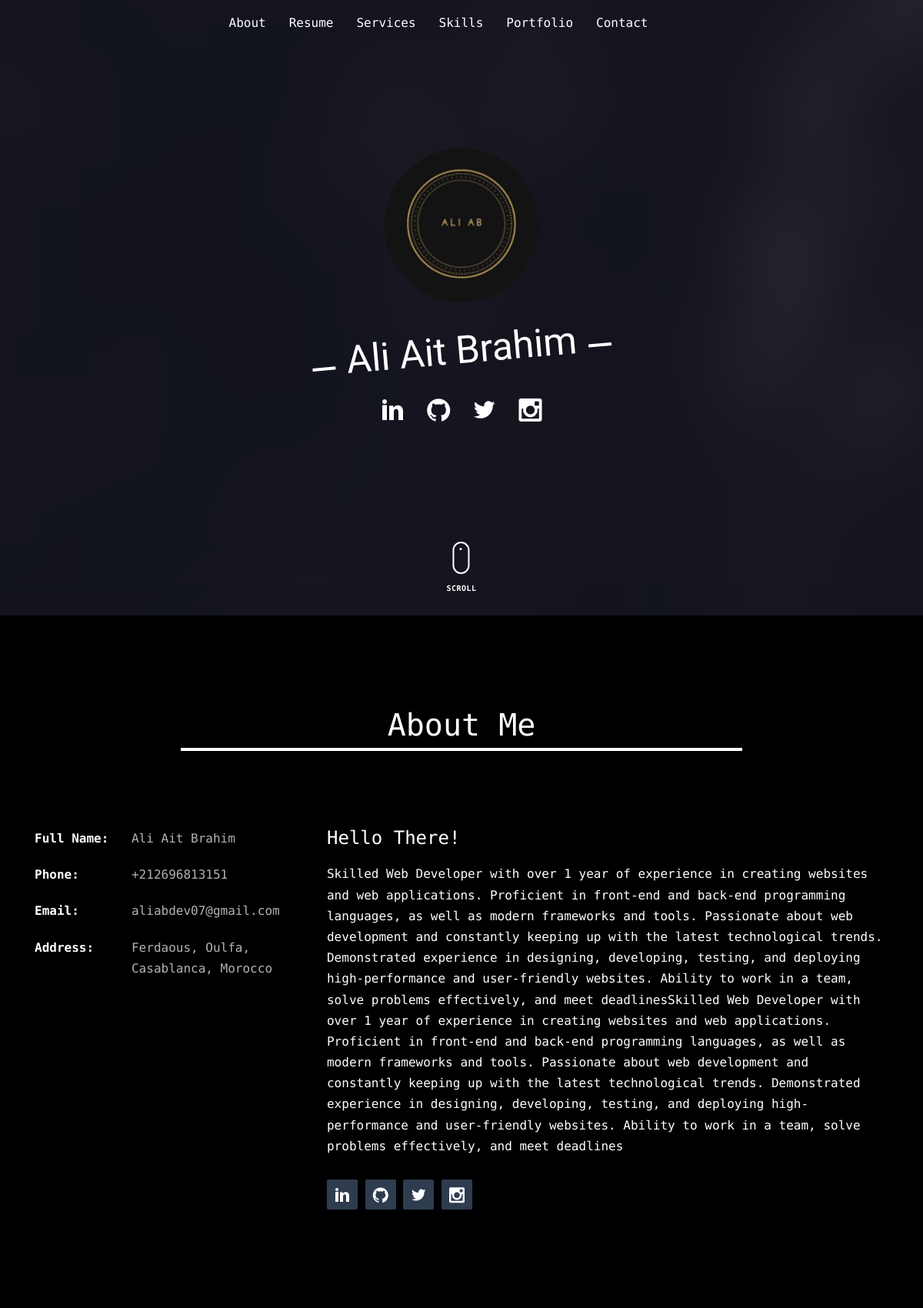
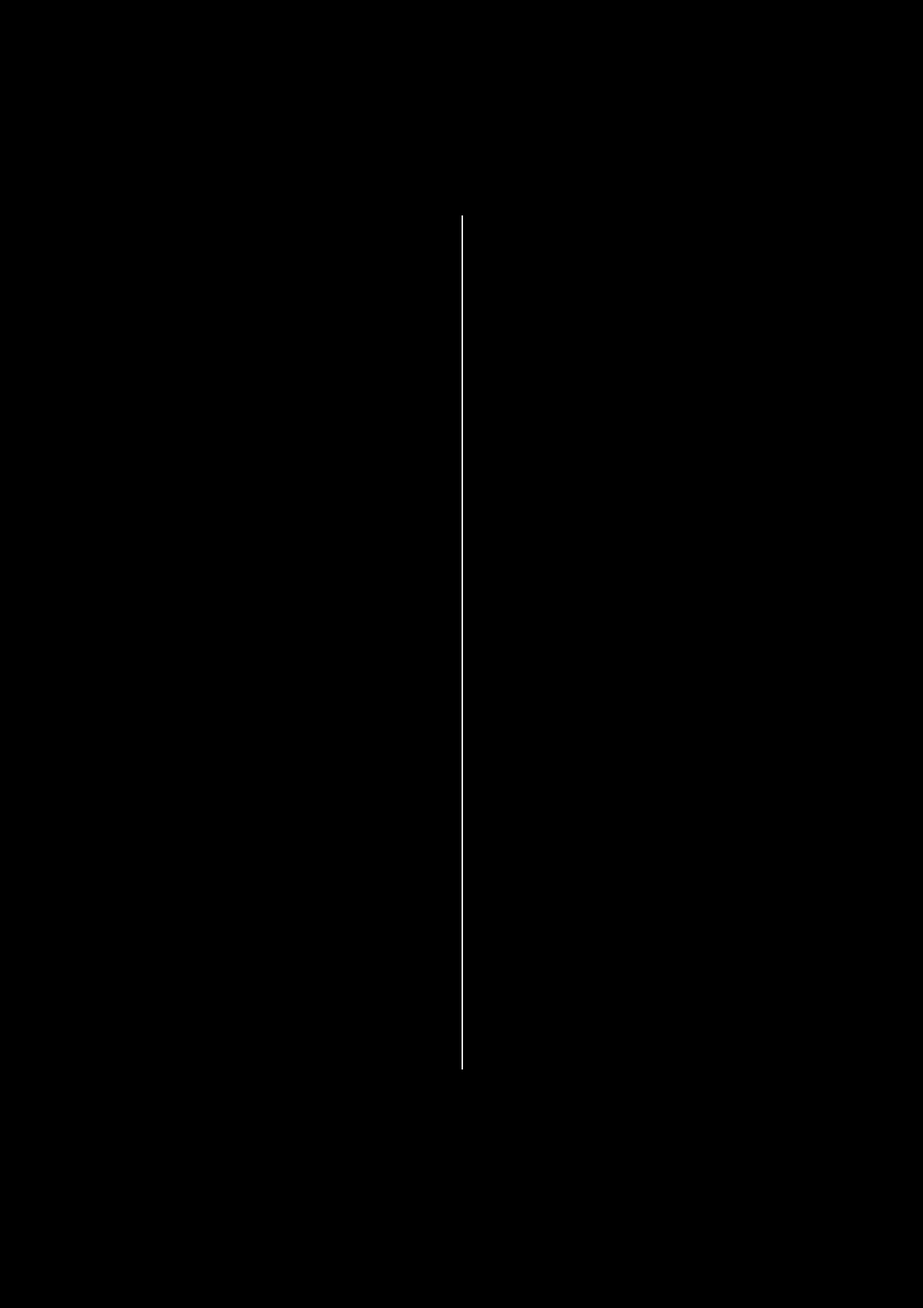
The page /home (upper part) on the database its author committed (2 pictures, top to bottom).
### website/models.py (models this page shows, shortened)
class Profile(db.Model):
    id = db.Column(db.Integer, primary_key=True)
    user_id = db.Column(db.Integer, db.ForeignKey('user.id'), nullable=False)
    image_file = db.Column(db.String(20), nullable=False, default='default.png')
    address = db.Column(db.String(255), nullable=True)
    phone_number = db.Column(db.String(15), unique=True, nullable=False)
    bio_title = db.Column(db.String(25), nullable=False)
    bio = db.Column(db.Text, nullable=True, default="")
    github = db.Column(db.String(100), nullable=False)
    linkedin = db.Column(db.String(100), nullable=False)
    twitter = db.Column(db.String(100), nullable=True)
    instagram = db.Column(db.String(100), nullable=True)

class User(db.Model, UserMixin):
    id = db.Column(db.Integer, primary_key=True)
    fullname = db.Column(db.String(25), nullable=False)
    username = db.Column(db.String(25), unique=True, nullable=False)
    email = db.Column(db.String(125), unique=True, nullable=False)
    password = db.Column(db.String(60), nullable=False)
    profile = db.relationship('Profile', backref='user', uselist=False)
    experiences = db.relationship('Experience', backref='author', lazy=True)
    educations = db.relationship('Education', backref='author', lazy=True)
    services = db.relationship('Service', backref='author', lazy=True)
    skills = db.relationship('Skill', backref='author', lazy=True)
    projects = db.relationship('Project', backref='author', lazy=True)

### website/routes.py (the view)
@app.route("/")
@app.route("/home")
def home():
    profiles = Profile.query.all()
    experiences = Experience.query.all()
    educations = Education.query.all()
    services = Service.query.all()
    skills = Skill.query.all()
    projects = Project.query.all()
    return render_template("home.html", profiles=profiles, experiences=experiences, educations=educations, services=services, skills=skills, projects=projects )

### website/templates/home.html (shortened to what this page needs)
{% extends "base.html" %}
{% block content %}
<div class="d-flex flex-column min-vh-100">
    <div id="page">
        <header id="fh5co-header" class="fh5co-cover js-fullheight" role="banner" style="background-image: url('{{ url_for('static', filename='images/cover_bg_3.jpg') }}');" data-stellar-background-ratio="0.5">
            <nav class="navbar navbar-expand-lg navbar-transparent justify-content-center unslate_co--site-nav">
                <ul class="nav cl-navbar">
                    <li class="nav-item">
                        <a class="nav-link timeline-title" aria-current="page" href="#fh5co-about">About</a>
                    </li>
                    <li class="nav-item">
                        <a class="nav-link timeline-title" href="#fh5co-resume">Resume</a>
                    </li>
                    <li class="nav-item">
                        <a class="nav-link timeline-title" href="#fh5co-features">Services</a>
                    </li>
                    <li class="nav-item">
                        <a class="nav-link timeline-title" href="#fh5co-skills">Skills</a>
                    </li>
                    <li class="nav-item">
                        <a class="nav-link timeline-title" href="#fh5co-work">Portfolio</a>
                    </li>
                    <li class="nav-item">
                        <a class="nav-link timeline-title" href="#fh5co-consult">Contact</a>
                    </li>
                    {% if current_user.is_authenticated %}
                    <li class="nav-item dropdown show">
                        <a class="nav-link timeline-title dropdown-toggle" href="#" id="dropdownMenuLink" data-bs-toggle="dropdown" aria-expanded="false">
                            My Account
                        </a>
                        <ul class="dropdown-menu" aria-labelledby="dropdownMenuLink">
                            <li class="nav-item">
                                <a href="{{ url_for('experience') }}" class="dropdown-item">Dashboard</a>
                            </li>
                            <li class="nav-item">
                                <a href="{{ url_for('logout') }}" class="dropdown-item">Logout</a>
                            </li>
                        </ul>
                    </li>
                    {% else %}
                    <li class="nav-item">
                        <a href="{{ url_for('register') }}" class="nav-link timeline-title"></a>
                    </li>
                    <li class="nav-item">
                        <a href="{{ url_for('login') }}" class="nav-link timeline-title"></a>
                    </li>
                    {% endif%}
                </ul>
            </nav>
            <div class="overlay"></div>
            <div class="container">
                <div class="row">
                    <div class="col-md-8 col-md-offset-2 text-center">
                        <div class="display-t js-fullheight">
                            <div class="display-tc js-fullheight animate-box" data-animate-effect="fadeIn">
                                {% for profile in profiles %}
                                <div class="profile-thumb" style="background: url('{{ url_for('static', filename='images/user_pics/' + profile.image_file) }}');"></div>
                                <h1><span>{{profile.user.fullname}}</span></h1>
                                <p>
                                    <ul class="fh5co-social-icons">
                                        <ul class="fh5co-social-icons">
                                            <li><a href="{{ profile.linkedin }}" target="_blank"><i class="icon-linkedin2"></i></a></li>
                                            <li><a href="{{ profile.github }}" target="_blank"><i class="icon-github2"></i></a></li>
                                            <li><a href="{{ profile.twitter }}" target="_blank"><i class="icon-twitter2"></i></a></li>
                                            <li><a href="{{ profile.instagram }}" target="_blank"><i class="icon-instagram2"></i></a></li>
                                        </ul>
                                    </ul>
                                </p>
                                {% endfor %}
                            </div>
                        </div>
                    </div>
                </div>
            </div>
            <a href="#fh5co-about" class="mouse-wrap smoothscroll">
                <span class="mouse">
                <span class="scroll"></span>
                </span>
                <span class="mouse-label">Scroll</span>
            </a>
        </header>
        <div id="fh5co-about" class="animate-box section">
            <div class="container">
                <div class="row">
                    <div class="col-md-8 col-md-offset-2 text-center fh5co-heading">
                        <h2>About Me</h2>
                    </div>
                </div>
                <div class="row">
                    {% for profile in profiles %}
                    <div class="col-md-4">
                        <ul class="info">
                            <li><span class="first-block">Full Name:</span><span class="second-block">{{ profile.user.fullname }}</span></li>
                            <li><span class="first-block">Phone:</span><span class="second-block">{{ profile.phone_number }}</span></li>
                            <li><span class="first-block">Email:</span><span class="second-block">{{ profile.user.email }}</span></li>
                            <li><span class="first-block">Address:</span><span class="second-block">{{ profile.address }}</span></li>
                        </ul>
                    </div>
                    <div class="col-md-8">
                        <h3>{{ profile.bio_title }}</h3>
                        <p>{{ profile.bio }}</p>
                        <ul class="fh5co-social-icons">
                            <li><a href="{{ profile.linkedin }}" target="_blank"><i class="icon-linkedin2"></i></a></li>
                            <li><a href="{{ profile.github }}" target="_blank"><i class="icon-github2"></i></a></li>
                            <li><a href="{{ profile.twitter }}" target="_blank"><i class="icon-twitter2"></i></a></li>
                            <li><a href="{{ profile.instagram }}" target="_blank"><i class="icon-instagram2"></i></a></li>
                        </ul>
                    </div>
                    {% endfor %}
                </div>
            </div>
        </div>
        <div id="fh5co-resume" class="fh5co-bg-color section">
            <div class="container">
                <div class="row">
                    <div class="col-md-12 col-md-offset-0">
                        <ul class="timeline">
                            <br>
                        </ul>
                    </div>
                </div>
            </div>
        </div>
    </div>
</div>
{% endblock content %}

### website/static/css/icomoon.css (style rules this page uses)
[class^="icon-"], [class*=" icon-"] { font-family: 'icomoon' !important; speak: none; font-style: normal; font-weight: normal; font-variant: normal; text-transform: none; line-height: 1; -webkit-font-smoothing: antialiased; -moz-osx-font-smoothing: grayscale; }
.icon-linkedin2:before { content: "\ea74"; }
.icon-twitter2:before { content: "\ea7d"; }
.icon-instagram2:before { content: "\ec4f"; }
.icon-github2:before { content: "\ec6d"; }

### website/static/css/loginstyle.css (style rules this page uses)
* { margin: 0; padding: 0; box-sizing: border-box; }
body { display: flex; justify-content: flex-start; align-items: center; min-height: 100vh; background: #000; flex-direction: column; }

### rows shown on the page
Profile: image_file (picture), user.fullname "Ali Ait Brahim", phone_number "+212696813151", user.email "aliabdev07@gmail.com", address "Ferdaous, Oulfa, Casablanca, Morocco", bio_title "Hello There!", bio "Skilled Web Developer with over 1 year of experience in creating websites and web applications. Proficient in front-end and back-end programming languages, as well as modern frameworks and tools. Passionate about web development and constantly keeping up with the latest technological trends. Demonstrated experience in designing, developing, testing, and deploying high-performance and user-friendly websites. Ability to work in a team, solve problems effectively, and meet deadlinesSkilled Web Developer with over 1 year of experience in creating websites and web applications. Proficient in front-end and back-end programming languages, as well as modern frameworks and tools. Passionate about…"
